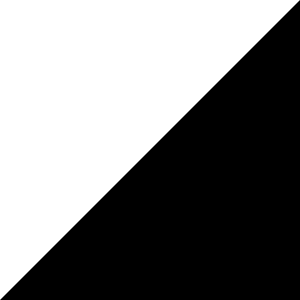
Frame 1 (no input)
Frame 60 (the mouse pressed at the canvas centre just before this capture): identical to frame 1, image omitted
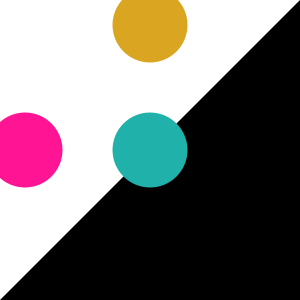
Frame 120 (the mouse held since frame 60 and released just before this capture)

The Processing sketch that drew these frames (run headless with seeded random() and noise(); from frame 60 on, the mouse is pressed at the canvas centre):

// Processing sketch: processing_99745
// ── processing_99745.pde

void setup() {  //setup function called initially, only once
  size(300, 300);
  noStroke();
}

void draw() {  //draw function loops 
background(255);
fill(0);
triangle(0,300,300,300,300,0);
fill(32,178,170);
ellipse(mouseX, mouseX, mouseY/2, mouseY/2);
fill(218,165,32);
ellipse(300-mouseX,25,mouseY/2, mouseY/2);
fill(255,20,147);
ellipse(25,mouseY,mouseY/2, mouseY/2);
}
